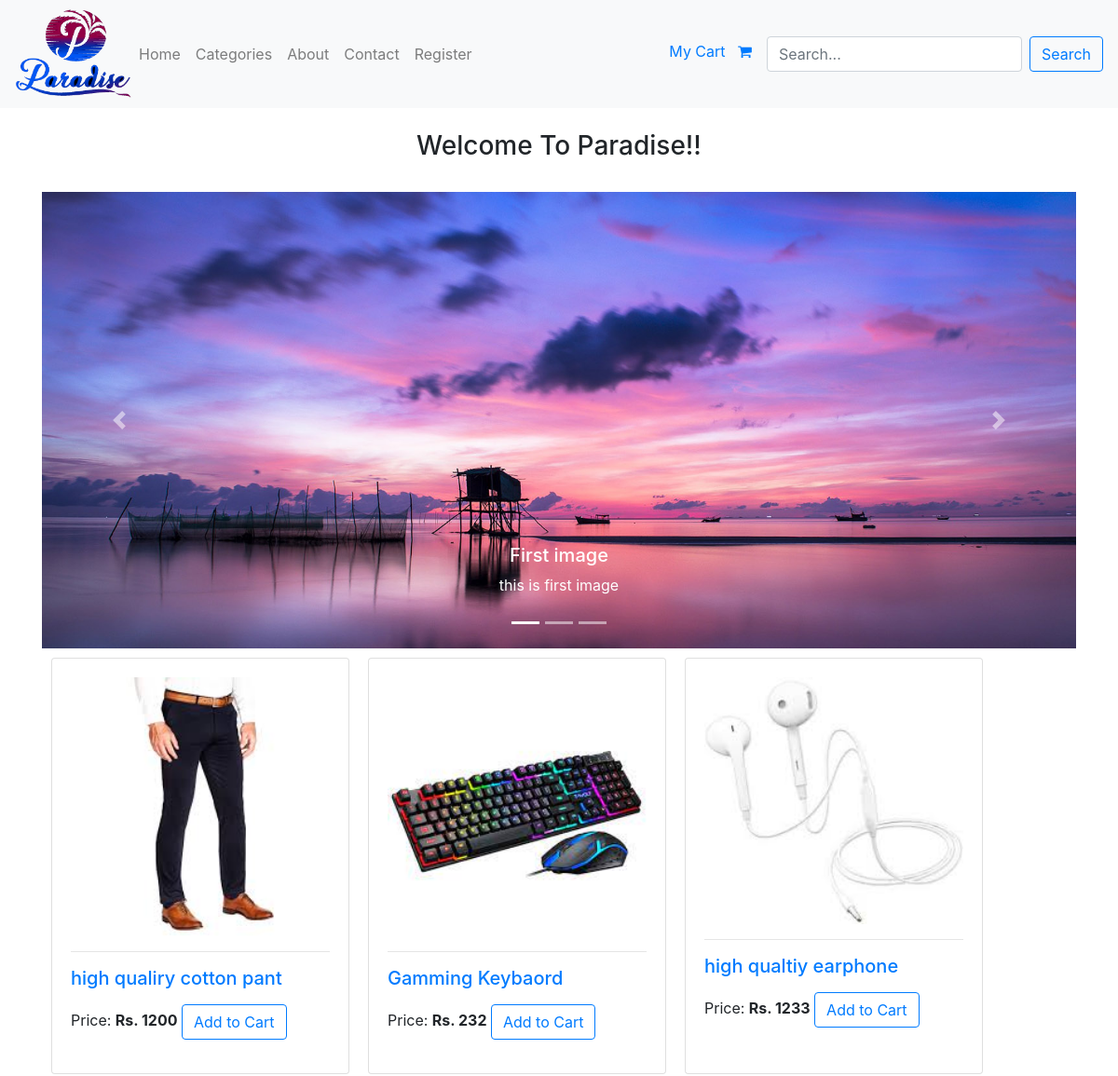
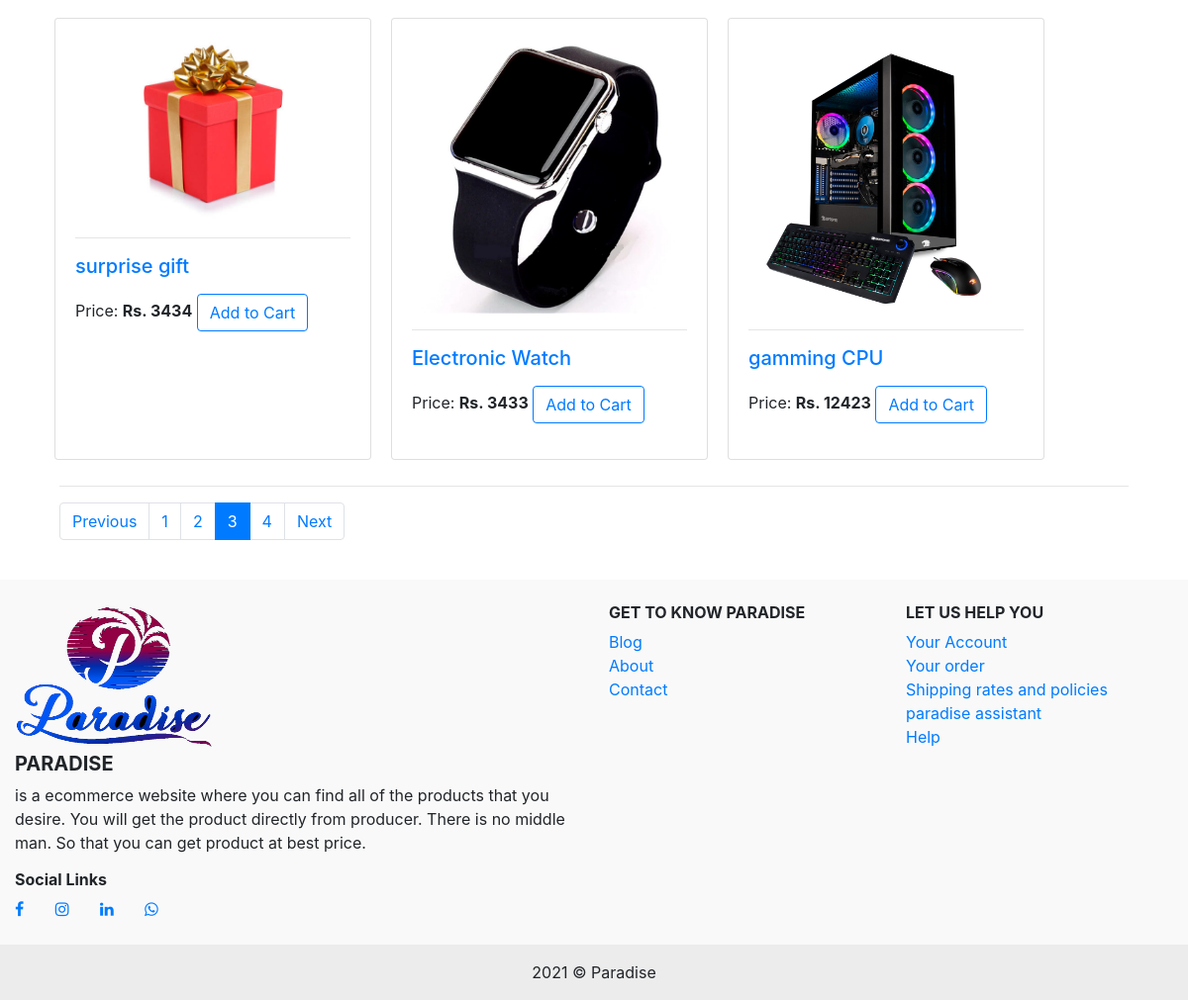
/?page=3, run on the app's committed database (2 pictures, top to bottom).
### eapp/models.py (models this page shows, shortened)
class Product(models.Model):
    name = models.CharField(max_length=100)
    desc = models.TextField()
    price = models.IntegerField()
    slug = models.SlugField(unique=True)
    category = models.ForeignKey(Category, on_delete=models.CASCADE)
    warranty = models.CharField(max_length=100, null=True, blank=True)
    count_view = models.PositiveIntegerField(default=0)
    return_policy = models.CharField(max_length=200, null=True, blank=True)
    image = models.ImageField(upload_to='product' )

### eapp/views.py (the view)
# urls.py: path('', HomeView.as_view(), name='home'),
class HomeView(EconMixin, TemplateView):
    template_name = 'index.html'
    def get_context_data(self, *args, **kwargs):
        context = super().get_context_data(**kwargs)
        obj = Product.objects.all().order_by('-id')
        paginator = Paginator(obj, 6)
        page_number  = self.request.GET.get('page')
        page_obj = paginator.get_page(page_number)
        context['page_obj'] = page_obj
        return context

### eapp/views.py (called while the page is built)
    def dispatch(self, request, *args, **kwargs):
        cart_id = request.session.get('cart_id', None)
        if cart_id:
            cart_obj = Cart.objects.get(id=cart_id)
            if request.user.is_authenticated and request.user.customer:
                cart_obj.customer = request.user.customer
                cart_obj.save()
        return super().dispatch(request, *args, **kwargs)

### templates/index.html (shortened to what this page needs)
{% extends 'base.html' %}
{% load static %}
{% block content %}
<br>
<h3 class="text-center"> Welcome To Paradise!!</h3>
<br>
<div id="carouselExampleIndicators" class="carousel slide" data-ride="carousel">
    <ol class="carousel-indicators">
        <li data-target="#carouselExampleIndicators" data-slide-to="0" class="active"></li>
        <li data-target="#carouselExampleIndicators" data-slide-to="1"></li>
        <li data-target="#carouselExampleIndicators" data-slide-to="2"></li>
    </ol>
    <div class="carousel-inner">
        <div class="carousel-item active">
            <img class="d-block w-100" src="{% static 'img/first.jpg' %}" alt="First slide">
            <div class="carousel-caption d-none d-md-block">
                <h5>First image</h5>
                <p>this is first image</p>
            </div>
        </div>
    </div>
    <a class="carousel-control-prev" href="#carouselExampleIndicators" role="button" data-slide="prev">
        <span class="carousel-control-prev-icon" aria-hidden="true"></span>
    </a>
    <a class="carousel-control-next" href="#carouselExampleIndicators" role="button" data-slide="next">
        <span class="carousel-control-next-icon" aria-hidden="true"></span>
    </a>
</div>
<div class="container">
    <div class="row">
        {% for pro in page_obj %}
        <div class="card" style="width: 20rem; margin: 10px">
            <div class="card-body">
                <a href="{% url 'productdetail' pro.slug %}">
                    <img class="card-img-top" src="{{ pro.image.url }}" alt="Card image cap">
                    <hr>
                    <h5 class="card-title">{{ pro.name }}</h5>
                </a>
                <p class="mt-3">Price: <strong>Rs. {{pro.price}}</strong> <a href="{% url 'addtocart' pro.id %}"
                                                                             class="btn btn-outline-primary">Add
                    to Cart</a></p>
            </div>
        </div>
        {% endfor %}
    </div>
    <hr>
    <nav aria-label="..." class="">
  <ul class="pagination">
     {% if page_obj.has_other_pages %}
      {% if page_obj.has_previous %}
      <li class="page-item">
      <a class="page-link" href="?page={{ page_obj.previous_page_number }}" tabindex="-1">Previous</a>
    </li>
      {% else %}
    <li class="page-item disabled">
      <a class="page-link" href="#" tabindex="-1">Previous</a>
    </li>
      {% endif %}
      {% for i in page_obj.paginator.page_range %}
      {% if i == page_obj.number%}
    <li class="page-item active"><a class="page-link" href="?page={{i}}">{{i}}</a></li>
      {% else %}
         <li class="page-item"><a class="page-link" href="?page={{i}}">{{i}}</a></li>
      {% endif %}
      {% endfor %}
      {% if page_obj.has_next %}
      <li class="page-item">
      <a class="page-link" href="?page={{page_obj.next_page_number}}">Next</a>
    </li>
      {% else %}
      <li class="page-item disabled">
      <a class="page-link" href="#">Next</a>
    </li>
      {% endif %}
      {% endif %}
  </ul>
</nav>
</div>
{% endblock %}

### templates/base.html (style rules this page uses)
a { text-decoration: none; }

### data on the page
Product: image (picture), name "high qualiry cotton pant", price "1200"
Product: image (picture), name "Gamming Keybaord", price "232"
Product: image (picture), name "high qualtiy earphone", price "1233"
Product: image (picture), name "surprise gift", price "3434"
Product: image (picture), name "Electronic Watch", price "3433"
Product: image (picture), name "gamming CPU", price "12423"

### other printed values
{{ i }} "1" "2" "4"
{{ i }} "3"
